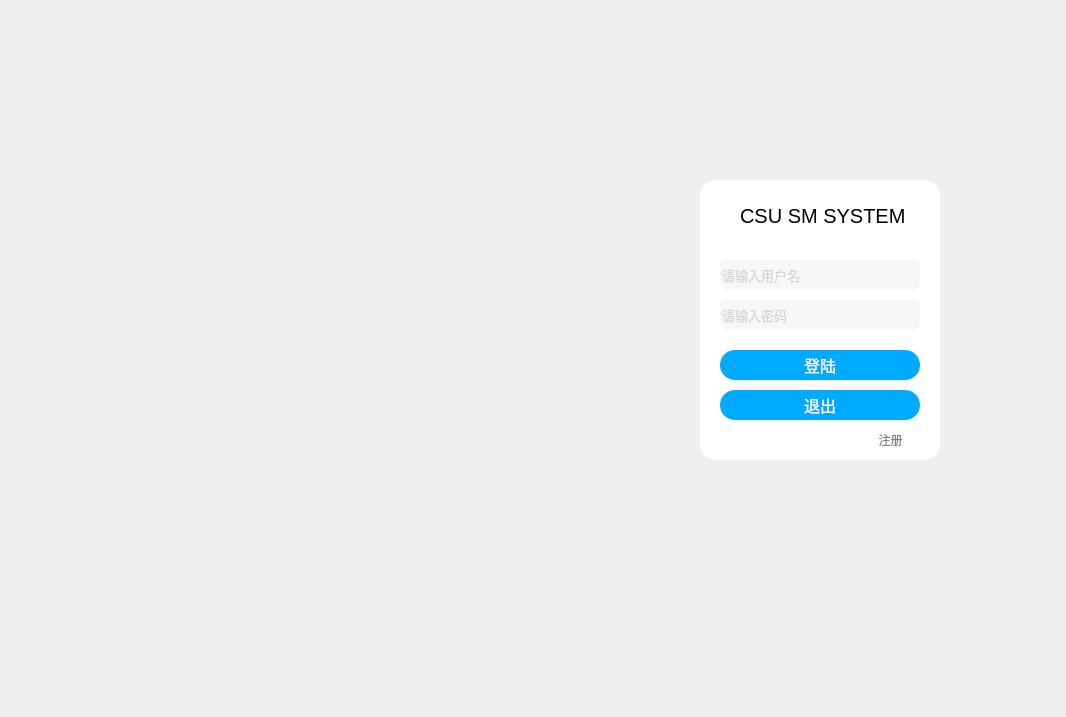
<?xml version="1.0" encoding="UTF-8"?>
<ui version="4.0">
 <class>LoginDialog</class>
 <widget class="QDialog" name="LoginDialog">
  <property name="geometry">
   <rect>
    <x>0</x>
    <y>0</y>
    <width>1066</width>
    <height>717</height>
   </rect>
  </property>
  <property name="windowTitle">
   <string>学生成绩管理及预警系统</string>
  </property>
  <property name="styleSheet">
   <string notr="true">background-image: url(:/jw/jiaowu.png);</string>
  </property>
  <widget class="QWidget" name="login_box" native="true">
   <property name="geometry">
    <rect>
     <x>700</x>
     <y>180</y>
     <width>240</width>
     <height>280</height>
    </rect>
   </property>
   <property name="styleSheet">
    <string notr="true">background:rgb(255, 255, 255);
border-radius: 15px;</string>
   </property>
   <widget class="QLineEdit" name="pwdLineEdit">
    <property name="geometry">
     <rect>
      <x>20</x>
      <y>120</y>
      <width>200</width>
      <height>30</height>
     </rect>
    </property>
    <property name="font">
     <font>
      <pointsize>10</pointsize>
      <weight>50</weight>
      <bold>false</bold>
     </font>
    </property>
    <property name="styleSheet">
     <string notr="true">border-radius: 6px;
background-color: rgb(247,247,247);
color:rgb(183, 183, 183)</string>
    </property>
    <property name="text">
     <string/>
    </property>
    <property name="maxLength">
     <number>10</number>
    </property>
    <property name="echoMode">
     <enum>QLineEdit::Password</enum>
    </property>
    <property name="placeholderText">
     <string>请输入密码</string>
    </property>
   </widget>
   <widget class="QLineEdit" name="usrLineEdit">
    <property name="geometry">
     <rect>
      <x>20</x>
      <y>80</y>
      <width>200</width>
      <height>30</height>
     </rect>
    </property>
    <property name="font">
     <font>
      <pointsize>10</pointsize>
     </font>
    </property>
    <property name="styleSheet">
     <string notr="true">border-radius: 6px;
background-color: rgb(247,247,247);
color:rgb(183, 183, 183)</string>
    </property>
    <property name="text">
     <string/>
    </property>
    <property name="placeholderText">
     <string>请输入用户名</string>
    </property>
   </widget>
   <widget class="QLabel" name="logo">
    <property name="geometry">
     <rect>
      <x>20</x>
      <y>10</y>
      <width>51</width>
      <height>51</height>
     </rect>
    </property>
    <property name="styleSheet">
     <string notr="true">background-image:url(:/image/xtu_logo.png)</string>
    </property>
    <property name="text">
     <string/>
    </property>
   </widget>
   <widget class="QPushButton" name="pushButton_2">
    <property name="geometry">
     <rect>
      <x>150</x>
      <y>250</y>
      <width>81</width>
      <height>20</height>
     </rect>
    </property>
    <property name="styleSheet">
     <string notr="true">color:grey;</string>
    </property>
    <property name="text">
     <string>注册</string>
    </property>
   </widget>
   <widget class="QPushButton" name="loginBtn">
    <property name="geometry">
     <rect>
      <x>20</x>
      <y>170</y>
      <width>200</width>
      <height>30</height>
     </rect>
    </property>
    <property name="font">
     <font>
      <pointsize>12</pointsize>
     </font>
    </property>
    <property name="styleSheet">
     <string notr="true">background:rgb(0, 170, 255);
border-radius: 15px;
color:white;</string>
    </property>
    <property name="text">
     <string>登陆</string>
    </property>
   </widget>
   <widget class="QPushButton" name="pushButton">
    <property name="geometry">
     <rect>
      <x>20</x>
      <y>210</y>
      <width>200</width>
      <height>30</height>
     </rect>
    </property>
    <property name="font">
     <font>
      <pointsize>12</pointsize>
     </font>
    </property>
    <property name="styleSheet">
     <string notr="true">background:rgb(0, 170, 255);
border-radius: 15px;
color:white;</string>
    </property>
    <property name="text">
     <string>退出</string>
    </property>
   </widget>
   <widget class="QLabel" name="title">
    <property name="geometry">
     <rect>
      <x>40</x>
      <y>20</y>
      <width>171</width>
      <height>31</height>
     </rect>
    </property>
    <property name="font">
     <font>
      <pointsize>15</pointsize>
     </font>
    </property>
    <property name="styleSheet">
     <string notr="true">background:white;
color:black;</string>
    </property>
    <property name="text">
     <string>CSU SM SYSTEM</string>
    </property>
   </widget>
  </widget>
 </widget>
 <resources/>
 <connections>
  <connection>
   <sender>pushButton</sender>
   <signal>clicked()</signal>
   <receiver>LoginDialog</receiver>
   <slot>close()</slot>
   <hints>
    <hint type="sourcelabel">
     <x>449</x>
     <y>434</y>
    </hint>
    <hint type="destinationlabel">
     <x>453</x>
     <y>369</y>
    </hint>
   </hints>
  </connection>
 </connections>
</ui>
